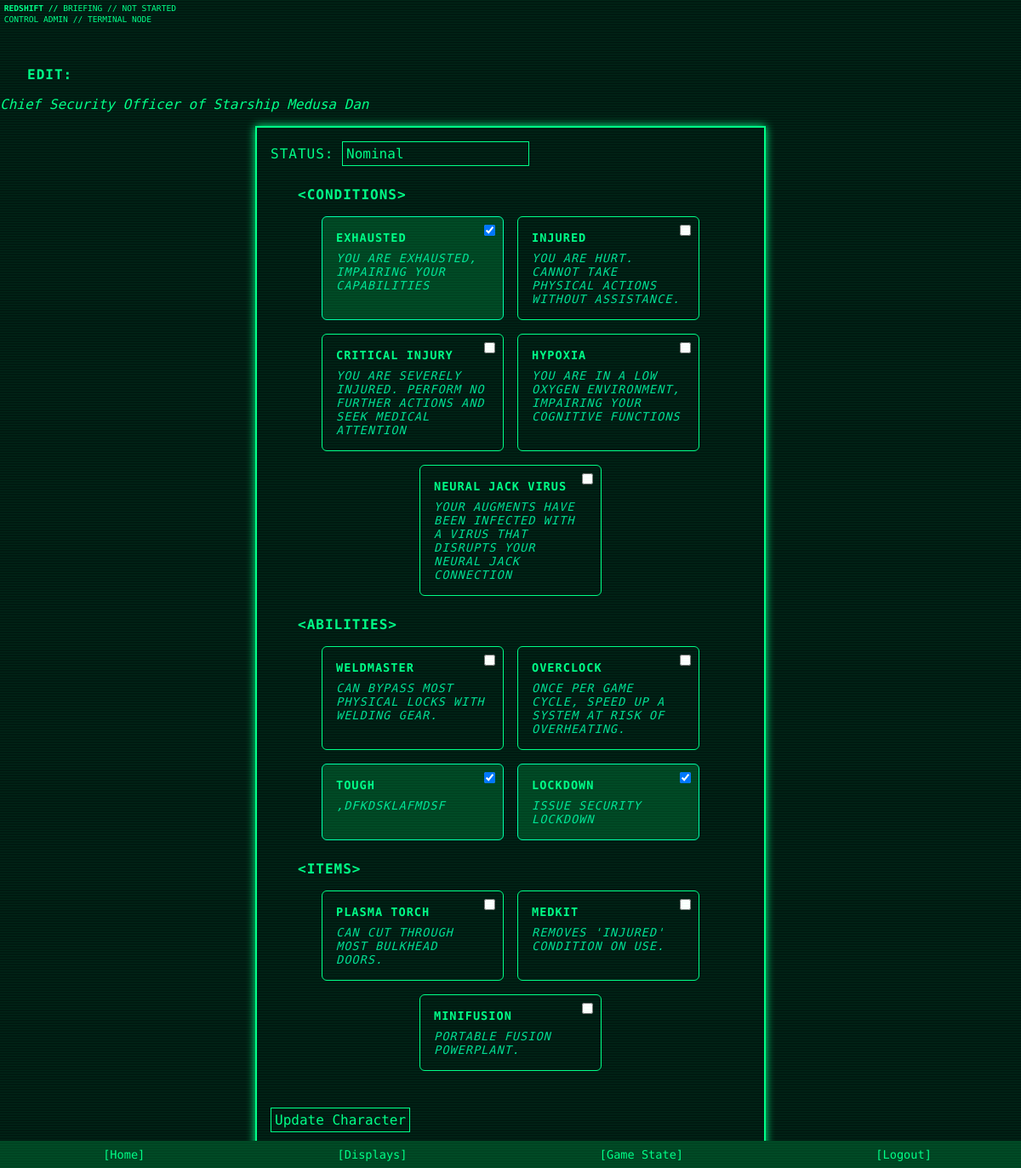
The app's page /control/character/1 (signed in) with its own data.
### app/models.py (models this page shows)
class GameState(db.Model):
    id = db.Column(db.Integer, primary_key=True, default=1)
    current_phase = db.Column(db.String(50), default="Not Started")
    phase_started_at = db.Column(db.DateTime, nullable=True)
    phase_duration_minutes = db.Column(db.Integer, default=40)
    alert_level = db.Column(db.String(20), default="Nominal")

class User(UserMixin, db.Model):
    id = db.Column(db.Integer, primary_key=True)
    username = db.Column(db.String(64), unique=True, nullable=False)
    email = db.Column(db.String(120), unique=True, nullable=False)
    password = db.Column(db.String(128), nullable=False)
    is_verified = db.Column(db.Boolean, default=False)
    role = db.Column(db.String(20), default='Player')  # 'Player' or 'Control'
    theme = db.Column(db.String(32), default='theme-green')
    character = db.relationship("Character", backref="user", uselist=False)

class Character(db.Model):
    id = db.Column(db.Integer, primary_key=True)
    first_name = db.Column(db.String(64))
    surname = db.Column(db.String(64))
    position = db.Column(db.String(100))
    affiliation = db.Column(db.String(100))
    status = db.Column(db.String(50), default="Nominal")
    image_filename = db.Column(db.String(128))  # optional
    resolve = db.Column(db.Integer, default=1)
    skill = db.Column(db.Integer, default=1)
    knowledge = db.Column(db.Integer, default=1)
    luck = db.Column(db.Integer, default=1)
    abilities = db.Column(db.PickleType, default=list)   # List of strings
    conditions = db.Column(db.PickleType, default=list)  # List of strings (empty at start)
    items = db.Column(db.PickleType, default=list)        # List of strings
    claim_code = db.Column(db.String(16), unique=True, nullable=True)
    claimed = db.Column(db.Boolean, default=False)
    user_id = db.Column(db.Integer, db.ForeignKey('user.id'), nullable=True)

class Condition(db.Model):
    id = db.Column(db.Integer, primary_key=True)
    name = db.Column(db.String(100), unique=True, nullable=False)
    effect = db.Column(db.PickleType, default=list)
    description = db.Column(db.Text)
    clear_method = db.Column(db.PickleType, default=list)

class Ability(db.Model):
    id = db.Column(db.Integer, primary_key=True)
    name = db.Column(db.String(100), unique=True, nullable=False)
    description = db.Column(db.Text)

class Item(db.Model):
    id = db.Column(db.Integer, primary_key=True)
    name = db.Column(db.String(100), unique=True, nullable=False)
    description = db.Column(db.Text)
    code = db.Column(db.String(10), unique=True, nullable=False)

### app/routes.py (the view, shortened to what this page needs)
@main_bp.route('/control/character/<int:char_id>', methods=['GET', 'POST'])
@login_required
def edit_character_control(char_id):
    if current_user.role != 'Control':
        abort(403)
    state = GameState.query.get(1)
    now = datetime.now()
    char = Character.query.get_or_404(char_id)
    all_items = Item.query.all()
    all_abilities = Ability.query.all()
    all_conditions = Condition.query.all()
    return render_template(
        'edit_character_control.html',
        char=char,
        all_items=all_items,
        all_abilities=all_abilities,
        all_conditions=all_conditions,
        state=state,
        now=now
    )

### app/models.py (called while the page is built)
@login_manager.user_loader
def load_user(user_id):
    return User.query.get(int(user_id))

### app/templates/edit_character_control.html
{% extends "base.html" %}
{% block content %}
<h2>Edit: {{ char.name }}</h2>
<p><em>{{ char.position }} of {{ char.affiliation }}</em></p>
<form method="post">
  <label>Status:</label>
  <input type="text" name="status" value="{{ char.status }}" required>
  <h3>Conditions</h3>
  <div class="card-grid">
    {% for cond in all_conditions %}
      <label class="card {% if cond.name in char.conditions %}checked{% endif %}">
        <input type="checkbox" name="conditions" value="{{ cond.name }}"
               {% if cond.name in char.conditions %}checked{% endif %}>
        <div class="title">{{ cond.name }}</div>
        <div class="desc">{{ cond.description }}</div>
      </label>
    {% endfor %}
  </div>
  <h3>Abilities</h3>
  <div class="card-grid">
    {% for ability in all_abilities %}
      <label class="card {% if ability.name in char.abilities %}checked{% endif %}">
        <input type="checkbox" name="abilities" value="{{ ability.name }}"
               {% if ability.name in char.abilities %}checked{% endif %}>
        <div class="title">{{ ability.name }}</div>
        <div class="desc">{{ ability.description }}</div>
      </label>
    {% endfor %}
  </div>
  <h3>Items</h3>
  <div class="card-grid">
    {% for item in all_items %}
      <label class="card {% if item.name in char.items %}checked{% endif %}">
        <input type="checkbox" name="items" value="{{ item.name }}"
               {% if item.name in char.items %}checked{% endif %}>
        <div class="title">{{ item.name }}</div>
        <div class="desc">{{ item.description }}</div>
      </label>
    {% endfor %}
  </div>
  <br>
  <button type="submit">Update Character</button>
</form>
{% endblock %}

### app/templates/base.html (shortened to what this page needs)
<!DOCTYPE html>
<html lang="en">
<head>
  <link rel="stylesheet" href="{{ url_for('static', filename='css/retro.css') }}">
</head>
<body class="{{ current_user.theme if current_user.is_authenticated else 'theme-green' }}">
<div class="top-bar">
  <div>
    <strong>REDSHIFT //</strong>
    {% if state %}
      {{ state.current_phase }} //
      {% if state.phase_started_at %}
        <span id="phase-timer"></span>
      {% else %}
        Not started
      {% endif %}
    {% else %}
      STATE UNKNOWN
    {% endif %}
  </div>
  <div>
    {{ current_user.role if current_user.is_authenticated else "GUEST" }}
    {{ current_user.username }} // TERMINAL NODE
  </div>
</div>
<main class="main-content">
  {% block content %}{% endblock %}
</main>
<div class="nav-bar-bottom">
  {% if current_user.is_authenticated %}
  <a href="{{ url_for('main.dashboard') }}">Home</a>
    {% if current_user.role == 'Control' %}
    <a href="{{ url_for('main.manage_displays') }}">Displays</a>
    <a href="{{ url_for('main.control_game_state') }}">Game State</a>
    {% else %}
      {% if character %}
        <a href="{{ url_for('main.edit_character') }}">Edit</a>
      {% else %}
        <a href="{{ url_for('main.claim_character') }}">Create Char</a>
      {% endif %}
    {% endif %}
    <a href="{{ url_for('auth.logout') }}">Logout</a>
  {% else %}
    <a href="{{ url_for('auth.login') }}">Login</a>
    <a href="{{ url_for('auth.register') }}">Register</a>
  {% endif %}
</div>
</body>
</html>

### app/static/css/retro.css (style rules this page uses)
:root { --color-bg: #001a11; }
.theme-green { --color-fg: #00ff88; --color-accent: #00ffaa; --color-border: #00cc88; --color-muted: #004422; }
@media (min-width: 600px) { body { background-color: var(--color-bg); color: var(--color-fg); font-family: 'Share Tech Mono', monospace; margin: 0; padding: 0; animation: flickerAnim 3.6s infinite alternate; } }
@media (min-width: 600px) { a, h1, h2, h3, p, label, input, textarea, button, .nav-bar, .panel { animation: flickerAnim 3.6s infinite alternate; } }
@media (min-width: 600px) { h1, h2, h3 { padding: 0em 2em; } }
@media (min-width: 600px) { body::before { content: ""; position: fixed; top: 0; left: 0; width: 100%; height: 100%; pointer-events: none; background: repeating-linear-gradient( to bottom, rgba(0, 255, 136, 0.05) 0px, rgba(0, 255, 136, 0.05) 1px, transparent 1px, transparent 3px ); z-index: 9999; animation: roll 60s linear infinite; } }
a { text-decoration: none; color: var(--color-fg) }
a:before { content: "["; color: var(--color-fg) }
a:after { content: "]"; color: var(--color-fg) }
form, .panel, .container { border: 2px solid var(--color-fg); padding: 1rem; margin: 1rem auto; max-width: 600px; background-color: var(--color-bg); box-shadow: 0 0 10px var(--color-fg); width: 100%; box-sizing: border-box; }
input, textarea, button { background-color: var(--color-bg); color: var(--color-fg); border: 1px solid var(--color-fg); font-family: inherit; padding: 0.25rem; margin-bottom: 0.5rem; box-sizing: border-box; font-size: 1rem; }
h1, h2, h3, label { text-transform: uppercase; letter-spacing: 1px; font-size: 1rem; }
h3:before { content: "<"; color: var(--color-fg); }
h3:after { content: ">"; color: var(--color-fg); }
.card-grid { display: flex; flex-wrap: wrap; gap: 1rem; justify-content: center; margin-bottom: 1.5rem; }
.card { background-color: var(--color-bg); border: 1px solid var(--color-fg); border-radius: 6px; padding: 1rem; width: 180px; position: relative; cursor: pointer; transition: background 0.2s; text-align: left; font-size: 0.85rem; }
.card input[type="checkbox"] { position: absolute; top: 6px; right: 6px; }
.card .title { font-weight: bold; margin-bottom: 0.5rem; }
.card .desc { font-style: italic; color: var(--color-accent); opacity: 0.85; }
.card.checked { background-color: var(--color-muted); border-color: var(--color-accent); }
.top-bar { background-color: var(--color-bg); color: var(--color-fg); padding: 0.5em; line-height: 1.1; white-space: normal; display: flex; flex-direction: column; gap: 0.25em; text-transform: uppercase; font-size: 0.6em; }
.main-content { padding-top: 2rem; }
.nav-bar-bottom { position: fixed; bottom: 0; width: 100%; background-color: var(--color-muted); display: flex; justify-content: space-around; padding: 0.5rem; z-index: 100; }
.nav-bar-bottom a { font-size: 0.85rem; color: var(--color-fg); text-decoration: none; }

### records on screen
GameState: current_phase "BRIEFING"
User: role "CONTROL", username "ADMIN"
Character: position "Chief Security Officer", affiliation "Starship Medusa Dan", status "Nominal"
Condition: name "☑", name "EXHAUSTED", description "YOU ARE EXHAUSTED, IMPAIRING YOUR CAPABILITIES"
Condition: name "INJURED", description "YOU ARE HURT. CANNOT TAKE PHYSICAL ACTIONS WITHOUT ASSISTANCE."
Condition: name "CRITICAL INJURY", description "YOU ARE SEVERELY INJURED. PERFORM NO FURTHER ACTIONS AND SEEK MEDICAL ATTENTION"
Condition: name "HYPOXIA", description "YOU ARE IN A LOW OXYGEN ENVIRONMENT, IMPAIRING YOUR COGNITIVE FUNCTIONS"
Condition: name "NEURAL JACK VIRUS", description "YOUR AUGMENTS HAVE BEEN INFECTED WITH A VIRUS THAT DISRUPTS YOUR NEURAL JACK CONNECTION"
Ability: name "WELDMASTER", description "CAN BYPASS MOST PHYSICAL LOCKS WITH WELDING GEAR."
Ability: name "OVERCLOCK", description "ONCE PER GAME CYCLE, SPEED UP A SYSTEM AT RISK OF OVERHEATING."
Ability: name "☑", name "TOUGH", description ",DFKDSKLAFMDSF"
Ability: name "☑", name "LOCKDOWN", description "ISSUE SECURITY LOCKDOWN"
Item: name "PLASMA TORCH", description "CAN CUT THROUGH MOST BULKHEAD DOORS."
Item: name "MEDKIT", description "REMOVES 'INJURED' CONDITION ON USE."
Item: name "MINIFUSION", description "PORTABLE FUSION POWERPLANT."
